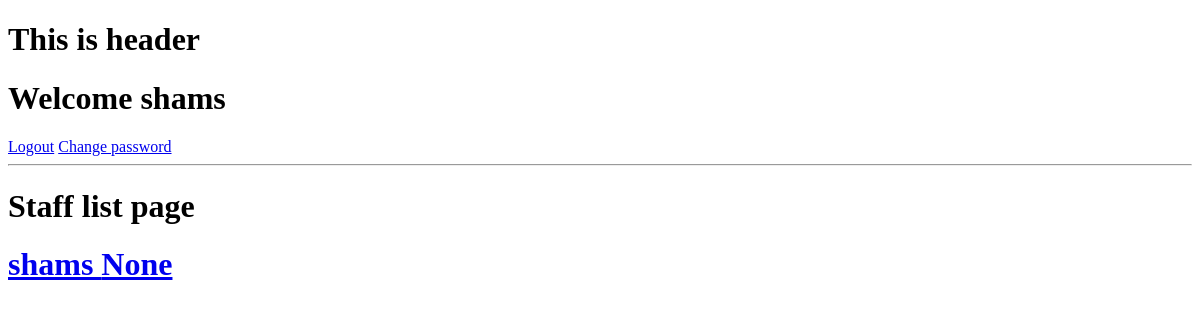
The app's page /staff_list/ (signed in), older data.
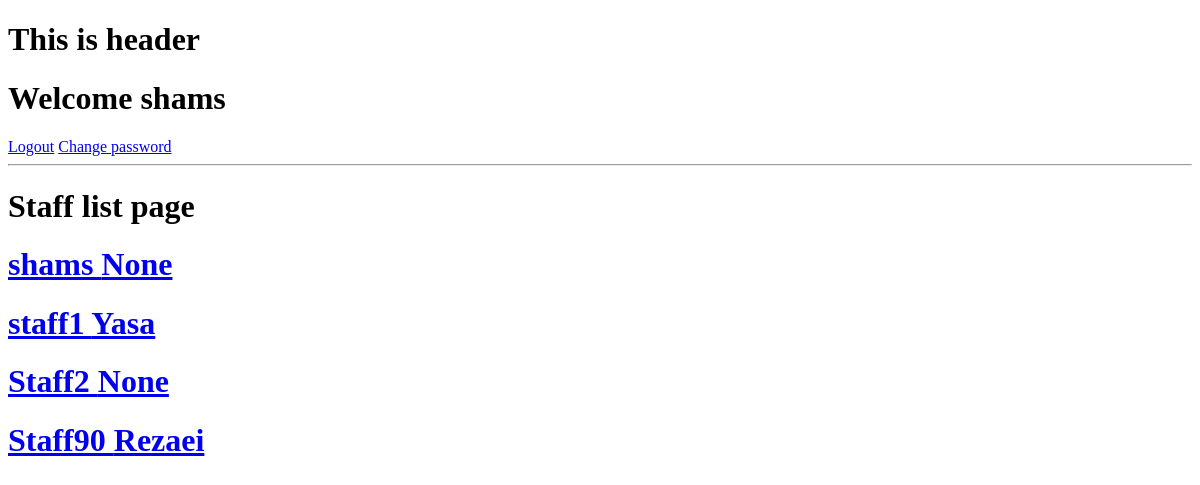
The same page, newer data.
### accounts/models.py (models this page shows, shortened)
class StaffProfile(models.Model):
    GENDER = (
        ('آقا', 'آقا'),
        ('خانم', 'خانم'),
    )
    id = models.UUIDField(primary_key=True, default=uuid.uuid4, editable=False, unique=True)
    user = models.OneToOneField(User, on_delete=models.SET_NULL, null=True)
    email = models.EmailField(max_length=300, unique=True, null=True)
    first_name = models.CharField(max_length=200)
    last_name = models.CharField(max_length=200, blank=True, null=True)
    father_name = models.CharField(max_length=200)
    gender = models.CharField(max_length=5, choices=GENDER, default='آقا')
    tazkira_num = models.CharField(max_length=255)
    current_address = models.OneToOneField('Address', on_delete=models.CASCADE, null=True)
    work_place = models.ForeignKey('WorkPlace', on_delete=models.SET_NULL, null=True)
    phone_num = models.CharField(max_length=14,unique=True, null=True, blank=True)
    tazkira_img = models.ImageField(upload_to="media/staff/id_images")
    avatar = models.ImageField(upload_to="media/staff/profile_images", default="media/staff.jpg", null=True, blank=True)

### accounts/views.py (the view)
# urls.py: path('staff_list/', views.staff_list, name='staff-list'),
def staff_list(request):
    staff_list = StaffProfile.objects.all()
    context = {
        'staff_list': staff_list,
    }
    return render(request, 'accounts/staff_list.html', context)

### accounts/templates/accounts/staff_list.html
{% extends 'base.html' %}
{% block content %}
    <h1>Staff list page</h1>
    {% for staff in staff_list %}
        <div>
            <a href="{% url 'staff-detail' staff.id %}"><h1>{{ staff.first_name }} {{ staff.last_name }}</h1></a>
        </div>
    {% endfor %}
{% endblock content %}

Row changes from the older to the newer data that the page shows:
added StaffProfile: first_name "staff1", last_name "Yasa"
added StaffProfile: first_name "Staff2", last_name "None"
added StaffProfile: first_name "Staff90", last_name "Rezaei"
